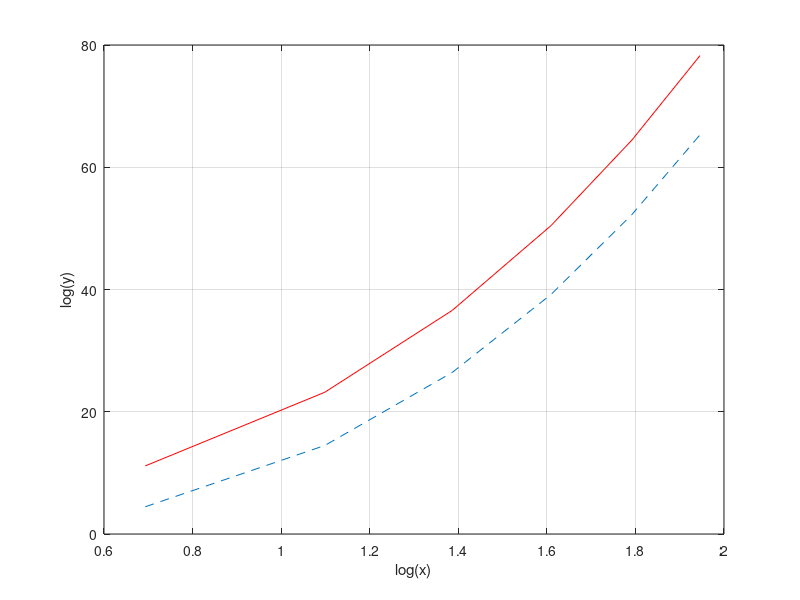

This chart was generated by the following MATLAB code:
close all
clear all
clc
format compact

x = 2:7;
y = [6.886*(10^4) 1.1815*(10^10) 7.6930*(10^15) 8.1911*(10^21) 9.5082*(10^27) 9.8618*(10^33)];

p = input('Enter order of Equ.:');

A = zeros(p+1,p+1);
B = zeros(p+1,1);

for k = 1:p+1
    for j = 1:p+1
        A(k,j) = sum((log(x)).^(k+j-2));
    end
    B(k) = sum((log(x).^(k-1)).*(log(y)-(4*log(x))));
end
A;
B;
G=[A B];
 S=size(A);
 n=S(1);
disp(G)

 t=zeros(1,n+1);
 for i=1:n 
     if G(i,i)==0
         t=G(i+1,:);
         G(i+1,:)=G(i,:);
         G(i,:)=t;
     end
 end

 for i=1:n
     
     G(i,:)=G(i,:)/G(i,i);
     for j=1:n 
         if j~=i
             G(j,:)=G(j,:)-(G(j,i)*G(i,:))
         end
     end
 end
G(:,n+1)


s = 0;

a0 = exp(-G(1,n+1))
a1 = G(4,n+1)
a2 = G(3,n+1)
a3 = var(2,n+1)/5

f =@(x) a0*(x^(4+(5*a3)))*exp((a1*(log(x)^3))+(a2*(log(x)^2)));
fx = [];
for i = 2:7
    Y = f(i);
    fx = [fx Y];
end
fx

plot(log(x),log(fx),'--');
hold on
plot(log(x),log(y),'r');
grid on
xlabel('log(x)');
ylabel('log(y)');